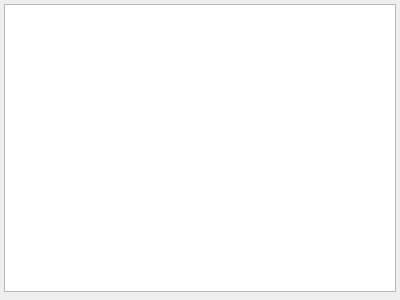
<?xml version="1.0" encoding="UTF-8"?>
<ui version="4.0">
 <class>DialogFilesFound</class>
 <widget class="QDialog" name="DialogFilesFound">
  <property name="geometry">
   <rect>
    <x>0</x>
    <y>0</y>
    <width>400</width>
    <height>300</height>
   </rect>
  </property>
  <property name="windowTitle">
   <string>Multiple Project Files Found</string>
  </property>
  <property name="modal">
   <bool>true</bool>
  </property>
  <layout class="QVBoxLayout" name="verticalLayout">
   <property name="spacing">
    <number>4</number>
   </property>
   <property name="leftMargin">
    <number>4</number>
   </property>
   <property name="topMargin">
    <number>4</number>
   </property>
   <property name="rightMargin">
    <number>4</number>
   </property>
   <property name="bottomMargin">
    <number>4</number>
   </property>
   <item>
    <widget class="QListWidget" name="m_listWidgetFiles">
     <property name="selectionBehavior">
      <enum>QAbstractItemView::SelectItems</enum>
     </property>
     <property name="sortingEnabled">
      <bool>true</bool>
     </property>
    </widget>
   </item>
   <item>
    <widget class="QDialogButtonBox" name="buttonBox">
     <property name="standardButtons">
      <set>QDialogButtonBox::NoButton</set>
     </property>
    </widget>
   </item>
  </layout>
 </widget>
 <resources/>
 <connections>
  <connection>
   <sender>buttonBox</sender>
   <signal>accepted()</signal>
   <receiver>DialogFilesFound</receiver>
   <slot>accept()</slot>
   <hints>
    <hint type="sourcelabel">
     <x>248</x>
     <y>254</y>
    </hint>
    <hint type="destinationlabel">
     <x>157</x>
     <y>274</y>
    </hint>
   </hints>
  </connection>
  <connection>
   <sender>buttonBox</sender>
   <signal>rejected()</signal>
   <receiver>DialogFilesFound</receiver>
   <slot>reject()</slot>
   <hints>
    <hint type="sourcelabel">
     <x>316</x>
     <y>260</y>
    </hint>
    <hint type="destinationlabel">
     <x>286</x>
     <y>274</y>
    </hint>
   </hints>
  </connection>
 </connections>
</ui>
